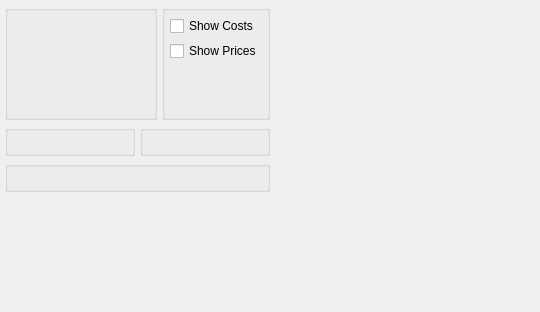
<?xml version="1.0" encoding="UTF-8"?>
<ui version="4.0">
 <comment>This file is part of the xTuple ERP: PostBooks Edition, a free and
open source Enterprise Resource Planning software suite,
Copyright (c) 1999-2010 by OpenMFG LLC, d/b/a xTuple.
It is licensed to you under the Common Public Attribution License
version 1.0, the full text of which (including xTuple-specific Exhibits)
is available at www.xtuple.com/CPAL.  By using this software, you agree
to be bound by its terms.</comment>
 <class>dspSalesHistoryByItem</class>
 <widget class="QWidget" name="dspSalesHistoryByItem">
  <property name="geometry">
   <rect>
    <x>0</x>
    <y>0</y>
    <width>540</width>
    <height>312</height>
   </rect>
  </property>
  <property name="windowTitle">
   <string>Sales History by Item</string>
  </property>
  <layout class="QHBoxLayout" name="horizontalLayout_4">
   <item>
    <layout class="QVBoxLayout" name="verticalLayout_4">
     <item>
      <layout class="QHBoxLayout" name="horizontalLayout_2">
       <item>
        <widget class="QGroupBox" name="_itemGroup">
         <property name="title">
          <string/>
         </property>
         <layout class="QGridLayout" name="gridLayout">
          <item row="0" column="0">
           <layout class="QHBoxLayout" name="horizontalLayout">
            <item>
             <layout class="QVBoxLayout" name="verticalLayout_3">
              <item>
               <widget class="ItemCluster" name="_item"/>
              </item>
              <item>
               <spacer>
                <property name="orientation">
                 <enum>Qt::Vertical</enum>
                </property>
                <property name="sizeType">
                 <enum>QSizePolicy::Expanding</enum>
                </property>
                <property name="sizeHint" stdset="0">
                 <size>
                  <width>20</width>
                  <height>0</height>
                 </size>
                </property>
               </spacer>
              </item>
             </layout>
            </item>
            <item>
             <spacer>
              <property name="orientation">
               <enum>Qt::Horizontal</enum>
              </property>
              <property name="sizeType">
               <enum>QSizePolicy::Expanding</enum>
              </property>
              <property name="sizeHint" stdset="0">
               <size>
                <width>0</width>
                <height>20</height>
               </size>
              </property>
             </spacer>
            </item>
           </layout>
          </item>
         </layout>
        </widget>
       </item>
       <item>
        <widget class="QGroupBox" name="_optionsGroup">
         <property name="title">
          <string/>
         </property>
         <layout class="QGridLayout" name="gridLayout_2">
          <item row="0" column="0">
           <layout class="QVBoxLayout" name="verticalLayout_2">
            <item>
             <layout class="QVBoxLayout" name="verticalLayout">
              <item>
               <widget class="XCheckBox" name="_showCosts">
                <property name="text">
                 <string>Show Costs</string>
                </property>
               </widget>
              </item>
              <item>
               <widget class="XCheckBox" name="_showPrices">
                <property name="text">
                 <string>Show Prices</string>
                </property>
               </widget>
              </item>
             </layout>
            </item>
            <item>
             <spacer>
              <property name="orientation">
               <enum>Qt::Vertical</enum>
              </property>
              <property name="sizeType">
               <enum>QSizePolicy::MinimumExpanding</enum>
              </property>
              <property name="sizeHint" stdset="0">
               <size>
                <width>20</width>
                <height>0</height>
               </size>
              </property>
             </spacer>
            </item>
           </layout>
          </item>
         </layout>
        </widget>
       </item>
      </layout>
     </item>
     <item>
      <layout class="QHBoxLayout" name="horizontalLayout_3">
       <item>
        <widget class="ParameterGroup" name="_customerType">
         <property name="title">
          <string/>
         </property>
         <property name="fixedSize">
          <bool>false</bool>
         </property>
        </widget>
       </item>
       <item>
        <widget class="QGroupBox" name="_dateGroup">
         <property name="title">
          <string/>
         </property>
         <layout class="QGridLayout" name="gridLayout_3">
          <item row="0" column="0">
           <widget class="DateCluster" name="_dates"/>
          </item>
         </layout>
        </widget>
       </item>
      </layout>
     </item>
     <item>
      <widget class="WarehouseGroup" name="_warehouse">
       <property name="title">
        <string/>
       </property>
       <property name="fixedSize">
        <bool>false</bool>
       </property>
      </widget>
     </item>
     <item>
      <spacer name="verticalSpacer">
       <property name="orientation">
        <enum>Qt::Vertical</enum>
       </property>
       <property name="sizeHint" stdset="0">
        <size>
         <width>20</width>
         <height>0</height>
        </size>
       </property>
      </spacer>
     </item>
    </layout>
   </item>
   <item>
    <spacer>
     <property name="orientation">
      <enum>Qt::Horizontal</enum>
     </property>
     <property name="sizeType">
      <enum>QSizePolicy::Expanding</enum>
     </property>
     <property name="sizeHint" stdset="0">
      <size>
       <width>9</width>
       <height>17</height>
      </size>
     </property>
    </spacer>
   </item>
  </layout>
 </widget>
 <layoutdefault spacing="5" margin="5"/>
 <pixmapfunction>qPixmapFromMimeSource</pixmapfunction>
 <customwidgets>
  <customwidget>
   <class>DateCluster</class>
   <extends>QWidget</extends>
   <header>datecluster.h</header>
  </customwidget>
  <customwidget>
   <class>ItemCluster</class>
   <extends>QWidget</extends>
   <header>itemcluster.h</header>
  </customwidget>
  <customwidget>
   <class>ParameterGroup</class>
   <extends>QGroupBox</extends>
   <header>parametergroup.h</header>
  </customwidget>
  <customwidget>
   <class>WarehouseGroup</class>
   <extends>QGroupBox</extends>
   <header>warehousegroup.h</header>
  </customwidget>
  <customwidget>
   <class>XCheckBox</class>
   <extends>QCheckBox</extends>
   <header>xcheckbox.h</header>
  </customwidget>
 </customwidgets>
 <resources/>
 <connections/>
</ui>
